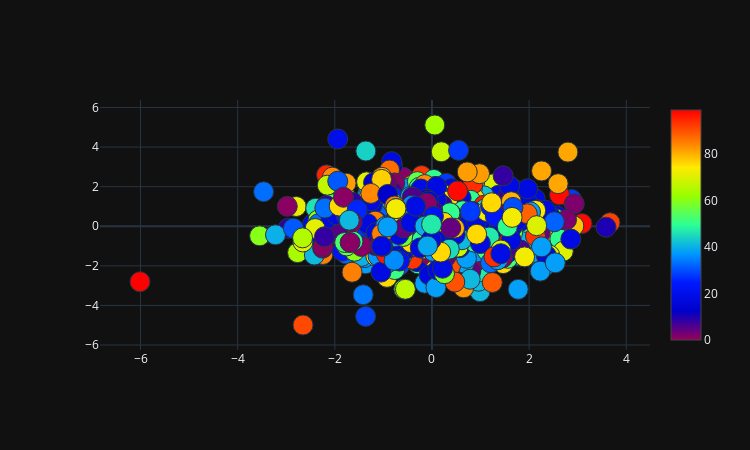

The cell this chart's notebook holds for it:
### Code cell
plot_2d(X_LDA[:, 0],X_LDA[:, 1])

### Figure 1 — Plotly figure (JSON) as saved in the notebook; plotly's stock layout.template omitted (floating-point values rounded to 4 significant figures; data arrays with more than 128 entries replaced by an {"elided": "..."} marker saying what was removed)
{"data": [{"marker": {"color": {"elided": "943 int values"}, "colorscale": [[0, "rgb(150,0,90)"], [0.125, "rgb(0,0,200)"], [0.25, "rgb(0,25,255)"], [0.375, "rgb(0,152,255)"], [0.5, "rgb(44,255,150)"], [0.625, "rgb(151,255,0)"], [0.75, "rgb(255,234,0)"], [0.875, "rgb(255,111,0)"], [1, "rgb(255,0,0)"]], "line": {"width": 1}, "showscale": true, "size": 20}, "mode": "markers", "type": "scatter", "x": {"elided": "943 float values"}, "y": {"elided": "943 float values"}}], "layout": {"height": 450, "margin": {"b": 100, "l": 100, "r": 100, "t": 100}, "width": 750}}
